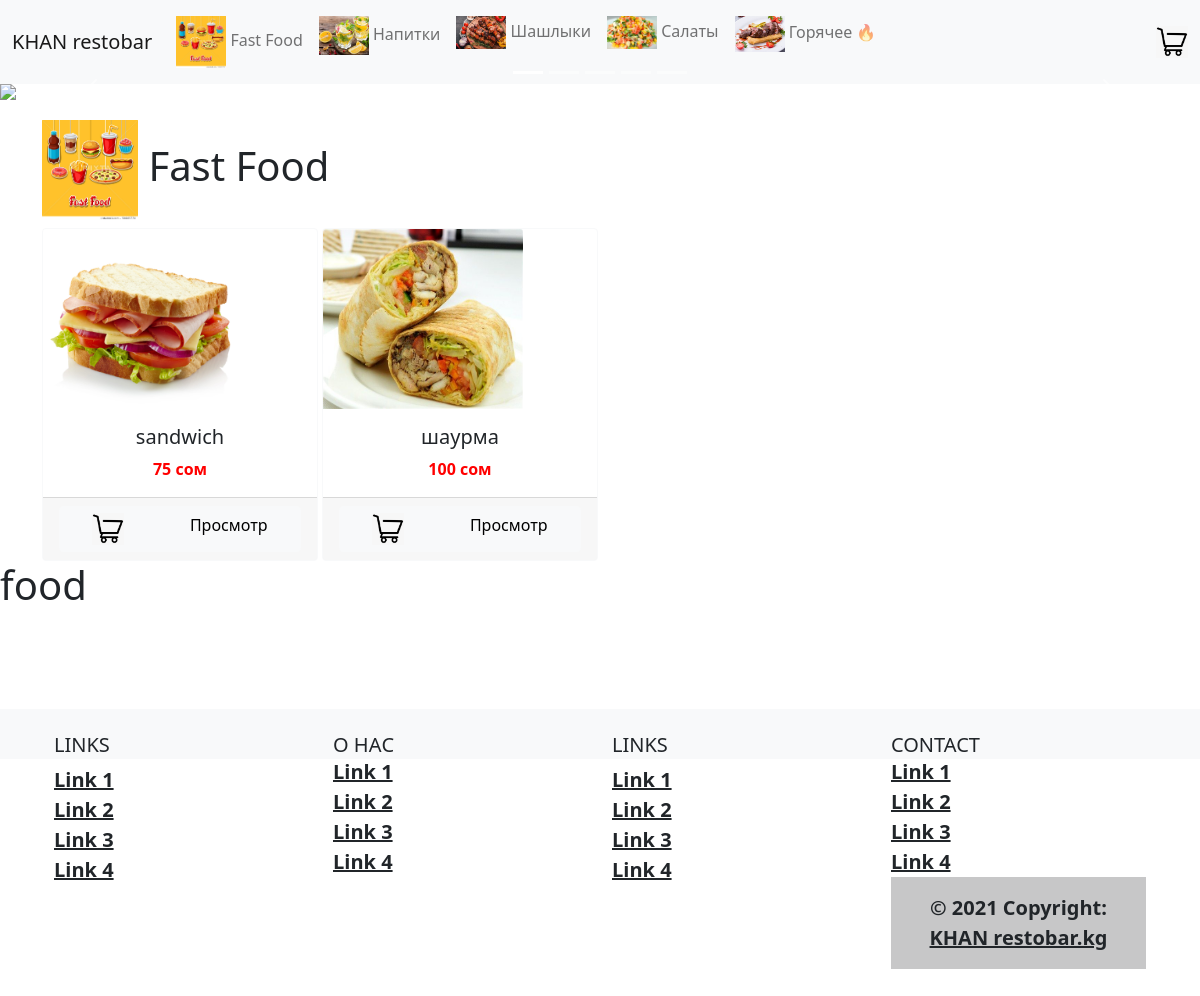
The page /eda/category/1 on the database its author committed.
### appfood/models.py (models this page shows, shortened)
class FoodCategory(models.Model):
    name = models.CharField(max_length=255)
    image = models.ImageField(
        upload_to='food_category/images'
    )
    desc = models.TextField()
    class Meta:
        db_table = 'foods_categories'

class Food(models.Model):
    name = models.CharField(max_length=255)
    image = models.ImageField(
        upload_to='media/foods/images'
    )
    desc = models.TextField()
    food_category = models.ForeignKey(
        FoodCategory,
        db_column='food_category_id',
        on_delete = CASCADE)
    food_cost = models.DecimalField(max_digits=9, decimal_places=4)
    sale_price = models.DecimalField(max_digits=9, decimal_places=4)
    markup = models.FloatField()
    class Meta:
        db_table = 'foods'

### appfood/views.py (the view)
# urls.py: path('eda/category/<int:category_id>',views.get_foods_by_category),
def get_foods_by_category(request, category_id):
    foods = Food.objects.all().filter(food_category_id = category_id)
    category = FoodCategory.objects.get(id = category_id)
    foodCategories = FoodCategory.objects.all()
    return render(request, 'foods_by_category.html',{
        'foods': foods,
        'category': category,
        'foodCategories': foodCategories
    })

### appfood/templates/foods_by_category.html
{% extends 'main-loyat.html' %}
{% block content %}
    <div class='container'>
        <h1>
            <img src="{{ category.image.url }}" style='width: 96px;' >
            {{ category.name }}
        </h1>
        <div class='row row-cols-1 row-cols-md-4 g-1'>
            {% include 'components/foods_list.html' %}
        </div>
    </div>
    <h1>
        food
    </h1>
{% endblock %}

### appfood/templates/main-loyat.html (shortened to what this page needs)
<!DOCTYPE html>
<html lang="en">
<head>
    <link rel="stylesheet" href="/static/bootstrap-5.0.2-dist/css/bootstrap.css">
    <link rel="stylesheet" href="/static/css/mystyle.css">
</head>
<body>
    {% include 'header.html' %}
    <div class='slider' style = 'margin-bottom: 20px;'>
        {% include 'slider.html' %}
    </div>
    <div class='app'>
        {% block content %}{% endblock %}
    </div>
    <div class='footer'>
        {% include 'footer.html' %}
    </div>
</body>
</html>

### appfood/templates/header.html (shortened to what this page needs)
<nav class="navbar navbar-expand-lg navbar-light bg-light">
    <div class="container-fluid">
      <a class="navbar-brand" href="/">KHAN restobar</a>
      <div class="collapse navbar-collapse">
        <ul class="navbar-nav">
          {% for foodCategory in foodCategories %}
          <li class="nav-item">
            <a class="nav-link" href="/eda/category/{{foodCategory.id}}">
                <img src="{{ foodCategory.image.url }}" width = "50"}>
                {{ foodCategory.name }}
            </a>
          </li>
          {% endfor%}
        </ul>
      </div>
      <div class="d-flex">
        <a href="/eda/card/view" class="mr-4">
          <img src="/static/images/ppp.png" width="32">
        </a>
      </div>
    </div>
  </nav>

### appfood/templates/slider.html (shortened to what this page needs)
<div id="carouselExampleIndicators" class="carousel slide" data-bs-ride="carousel">
    <div class="carousel-indicators">
      <button type="button" data-bs-target="#carouselExampleIndicators" data-bs-slide-to="0" class="active" aria-current="true" aria-label="Slide 1"></button>
      <button type="button" data-bs-target="#carouselExampleIndicators" data-bs-slide-to="1" aria-label="Slide 2"></button>
      <button type="button" data-bs-target="#carouselExampleIndicators" data-bs-slide-to="2" aria-label="Slide 3"></button>
      <button type="button" data-bs-target="#carouselExampleIndicators" data-bs-slide-to="3" aria-label="Slide 3"></button>
      <button type="button" data-bs-target="#carouselExampleIndicators" data-bs-slide-to="4" aria-label="Slide 3"></button>
    </div>
    <div class="carousel-inner">
      <div class="carousel-item active">
        <img src="/static/images/slider_1.jpeg" class="d-block w-100">
      </div>
    </div>
    <button class="carousel-control-prev" type="button" data-bs-target="#carouselExampleIndicators" data-bs-slide="prev">
      <span class="carousel-control-prev-icon" aria-hidden="true"></span>
    </button>
    <button class="carousel-control-next" type="button" data-bs-target="#carouselExampleIndicators" data-bs-slide="next">
      <span class="carousel-control-next-icon" aria-hidden="true"></span>
    </button>
  </div>

### appfood/templates/components/foods_list.html
{% for food in foods %}
    <div class='col'>
        <div class='card border-light h-100 w-100 text-center'>
            <img src="{{ food.image.url }}" class='card-img-top' style="height: 180px; width: 200px;" >
            <div class='card-body'>
                <h5
                    class='card-title text-center'>
                    {{ food.name }}
                </h5>
                <p class='card-text text-center'>
                    <span class='food-sale-price' >{{ food.sale_price|floatformat }} сом </span>
                </p>
            </div>
            <div class="card-footer dish-card-footer d-grid gap-2">
                <div class="btn-group">
                    <a href="/eda/card/add/{{ food.id }}?prev={{ request.path|urlencode }}" class="btn btn-light">
                        <img src="/static/images/ppp.png" width="32">
                    </a>
                    <a href="/eda/detail/{{food.id}}?prev={{ request.path|urlencode }}" class="btn btn-light">
                        Просмотр
                    </a>
                </div>
            </div>
        </div>
    </div>
{% endfor %}

### appfood/templates/footer.html
<footer class="footer bg-light text-center text-lg-start">
  <div class="container p-4">
    <div class="row">
      <div class="col-lg-3 col-md-6 mb-4 mb-md-0">
        <h5 class="text-uppercase">Links</h5>
        <ul class="list-unstyled mb-0">
          <li>
            <a href="#!" class="text-dark">Link 1</a>
          </li>
          <li>
            <a href="#!" class="text-dark">Link 2</a>
          </li>
          <li>
            <a href="#!" class="text-dark">Link 3</a>
          </li>
          <li>
            <a href="#!" class="text-dark">Link 4</a>
          </li>
        </ul>
      </div>
      <div class="col-lg-3 col-md-6 mb-4 mb-md-0">
        <h5 class="text-uppercase mb-0">О нас</h5>
        <ul class="list-unstyled">
          <li>
            <a href="#!" class="text-dark">Link 1</a>
          </li>
          <li>
            <a href="#!" class="text-dark">Link 2</a>
          </li>
          <li>
            <a href="#!" class="text-dark">Link 3</a>
          </li>
          <li>
            <a href="#!" class="text-dark">Link 4</a>
          </li>
        </ul>
      </div>
      <div class="col-lg-3 col-md-6 mb-4 mb-md-0">
        <h5 class="text-uppercase">Links</h5>
        <ul class="list-unstyled mb-0">
          <li>
            <a href="#!" class="text-dark">Link 1</a>
          </li>
          <li>
            <a href="#!" class="text-dark">Link 2</a>
          </li>
          <li>
            <a href="#!" class="text-dark">Link 3</a>
          </li>
          <li>
            <a href="#!" class="text-dark">Link 4</a>
          </li>
        </ul>
      </div>
      <div class="col-lg-3 col-md-6 mb-4 mb-md-0">
        <h5 class="text-uppercase mb-0">Contact</h5>
        <ul class="list-unstyled">
          <li>
            <a href="#!" class="text-dark">Link 1</a>
          </li>
          <li>
            <a href="#!" class="text-dark">Link 2</a>
          </li>
          <li>
            <a href="#!" class="text-dark">Link 3</a>
          </li>
          <li>
            <a href="#!" class="text-dark">Link 4</a>
          </li>
    <footer class="bg-light text-center text-lg-start">
<div class="text-center p-3" style="background-color: rgba(0, 0, 0, 0.2);">
  © 2021 Copyright:
  <a class="text-dark" href="https://mdbootstrap.com/">KHAN restobar.kg</a>
</div>

### appfood/static/css/mystyle.css (style rules this page uses)
.food-sale-price { color:red; font-weight: bolder; }
.footer { margin-top: 100px; height: 50px; text-align: center; font-weight: bold; font-size: 20px; }

### rows shown on the page
FoodCategory: image (picture), name "Fast Food"
FoodCategory: image (picture), name "Напитки"
FoodCategory: image (picture), name "Шашлыки"
FoodCategory: image (picture), name "Салаты"
FoodCategory: image (picture), name "Горячее 🔥"
Food: image (picture), name "sandwich", sale_price "75"
Food: image (picture), name "шаурма", sale_price "100"
